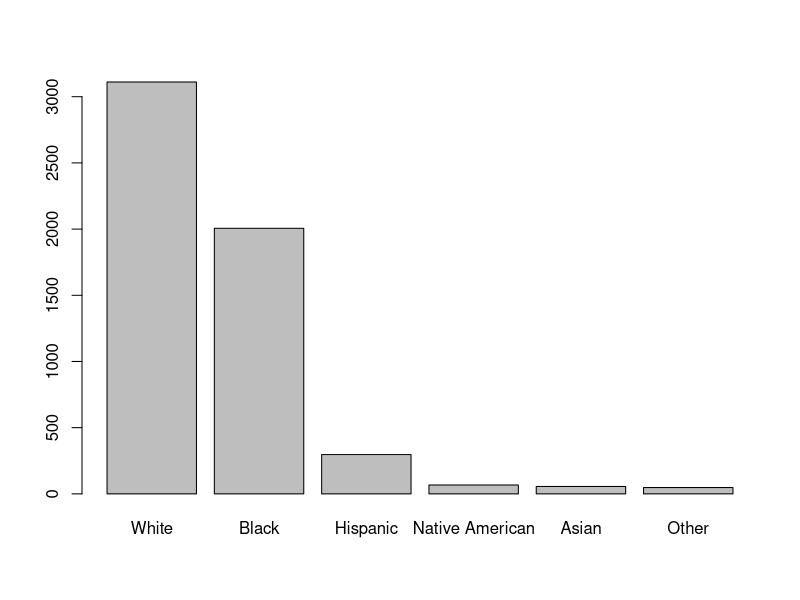
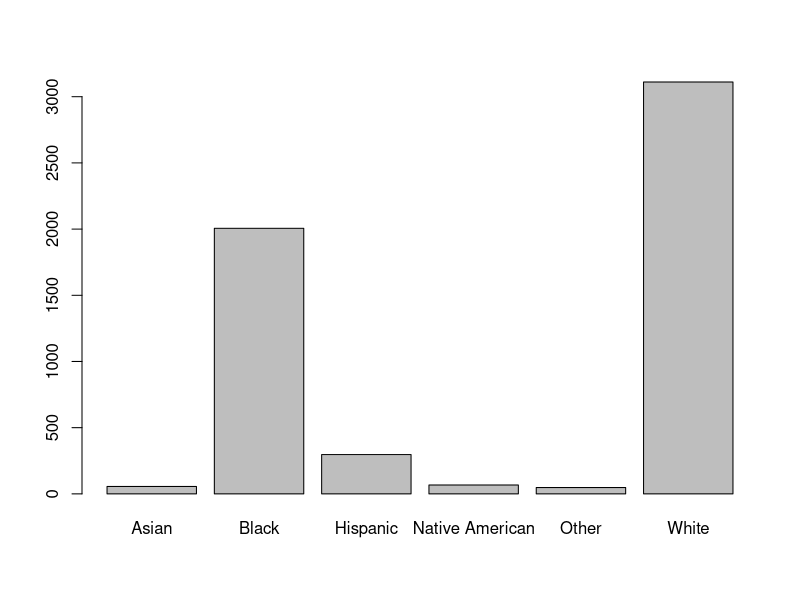

Recreate these plots in R, in order.
## ---- chunk 1
# Data downloaded from https://opendurham.nc.gov/explore/dataset/north_carolina_bicycle_crash_data_heatmap_/?tab=metas
# Data load code from http://www2.stat.duke.edu/~mc301/data/nc_bike_crash.html

bike <- read.csv("north_carolina_bicycle_crash_data_heatmap_.csv", 
                 sep = ";", stringsAsFactors = FALSE, na.strings = c("NA", "", ".", "/Missing"))

## ---- chunk 2

race <- factor(bike$Bike_Race)
summary(race)

## ---- chunk 3

# example from https://www.stat.berkeley.edu/classes/s133/factors.html

mons <- c("March","April","January","November","January","September","October","September",
         "November","August","January","November","November","February","May","August","July",
         "December","August","August","September","November","February","April")

mons.factor <- 
    factor(mons,
           levels=c("January","February","March","April",
                    "May","June","July","August",
                    "September","October","November","December"))

## ---- chunk 4

race <- factor(bike$Bike_Race, levels = c("Asian","Black","Hispanic","Native American","White","Other"))

# You can check the levels by using levels() with the factor.

levels(race)

## ---- chunk 5

# This command takes a frequency table of the race categories, 
# sorts it in decreasing order, and then pulls out just the names, 
# which are used as the levels.

race <- factor(bike$Bike_Race, levels = names(sort(table(bike$Bike_Race),decreasing=TRUE)))

levels(race)

plot(race)

# If you don't believe this makes a difference, try plotting the original data.
# Isn't it much nicer in order?

barplot(table(bike$Bike_Race))

## ---- chunk 6

mons.factor <- 
    factor(mons,
           levels=c("January","February","March","April",
                    "May","June","July","August",
                    "September","October","November","December"),
           labels=c("Jan", "Feb", "Mar", "Apr", "May", "Jun", 
                    "Jul", "Aug", "Sep", "Oct", "Nov", "Dec"))

mons.factor

## ---- chunk 7

mons.factor <- 
    factor(mons,
           levels=c("January","February","March","April",
                    "May","June","July","August",
                    "September","October","November","December"),
           labels=c("Jan", "Feb", "Mar", "Apr", "May", "Jun", 
                    "Jul", "Aug", "Sep", "Oct", "Nov", "Dec"),
           ordered=TRUE)

mons.factor

## ---- chunk 8
mons.factor[1] < mons.factor[2] # Translates to "Mar < Apr"

mons.factor[2] < mons.factor[3] # Translates to "Apr < Jan"

race[7] < race[8] # Translates to "Black < Hispanic"
## ---- chunk 9

table(race)

## ---- chunk 10

race_by_injury <- xtabs(~ Bike_Race + Bike_Injur, data=bike)

race_by_injury

## ---- chunk 11

chisq.test(race_by_injury)

# Note: p-values are falling out of favor in science, 
# but typically you look for a p-value < 0.05, or even smaller.

